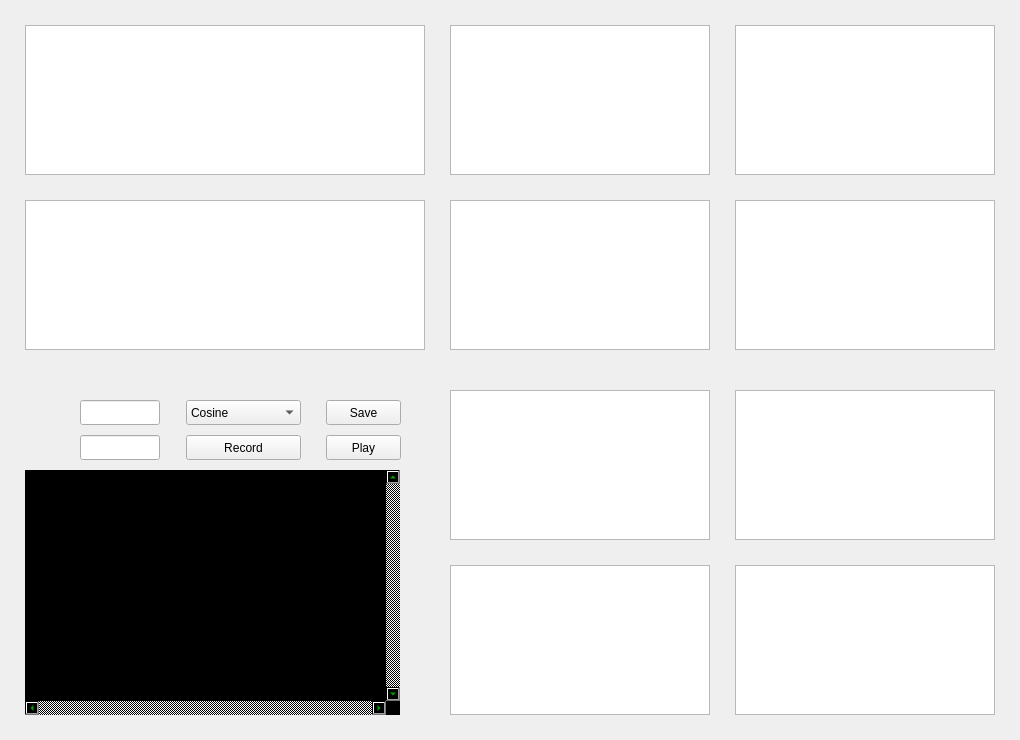
<?xml version="1.0" encoding="UTF-8"?>
<ui version="4.0">
 <class>MainWindow</class>
 <widget class="QMainWindow" name="MainWindow">
  <property name="geometry">
   <rect>
    <x>0</x>
    <y>0</y>
    <width>1020</width>
    <height>740</height>
   </rect>
  </property>
  <property name="sizePolicy">
   <sizepolicy hsizetype="Fixed" vsizetype="Fixed">
    <horstretch>0</horstretch>
    <verstretch>0</verstretch>
   </sizepolicy>
  </property>
  <property name="minimumSize">
   <size>
    <width>1020</width>
    <height>740</height>
   </size>
  </property>
  <property name="maximumSize">
   <size>
    <width>1020</width>
    <height>740</height>
   </size>
  </property>
  <property name="windowTitle">
   <string>MainWindow</string>
  </property>
  <widget class="QWidget" name="centralwidget">
   <property name="minimumSize">
    <size>
     <width>1020</width>
     <height>740</height>
    </size>
   </property>
   <property name="maximumSize">
    <size>
     <width>1020</width>
     <height>740</height>
    </size>
   </property>
   <widget class="QLabel" name="bg_window">
    <property name="enabled">
     <bool>true</bool>
    </property>
    <property name="geometry">
     <rect>
      <x>0</x>
      <y>0</y>
      <width>1020</width>
      <height>740</height>
     </rect>
    </property>
    <property name="sizePolicy">
     <sizepolicy hsizetype="Fixed" vsizetype="Fixed">
      <horstretch>0</horstretch>
      <verstretch>0</verstretch>
     </sizepolicy>
    </property>
    <property name="minimumSize">
     <size>
      <width>1020</width>
      <height>740</height>
     </size>
    </property>
    <property name="maximumSize">
     <size>
      <width>1020</width>
      <height>740</height>
     </size>
    </property>
    <property name="font">
     <font>
      <family>Open Sans</family>
     </font>
    </property>
    <property name="text">
     <string/>
    </property>
    <property name="pixmap">
     <pixmap>img/mainwindow_receiver_bg.PNG</pixmap>
    </property>
   </widget>
   <widget class="QComboBox" name="carrier_type">
    <property name="geometry">
     <rect>
      <x>186</x>
      <y>400</y>
      <width>115</width>
      <height>25</height>
     </rect>
    </property>
    <property name="sizePolicy">
     <sizepolicy hsizetype="Fixed" vsizetype="Fixed">
      <horstretch>0</horstretch>
      <verstretch>0</verstretch>
     </sizepolicy>
    </property>
    <property name="toolTip">
     <string>Choose the type of wave of the carrier</string>
    </property>
    <item>
     <property name="text">
      <string>Cosine</string>
     </property>
    </item>
    <item>
     <property name="text">
      <string>Sine</string>
     </property>
    </item>
   </widget>
   <widget class="QPushButton" name="button_save">
    <property name="enabled">
     <bool>true</bool>
    </property>
    <property name="geometry">
     <rect>
      <x>326</x>
      <y>400</y>
      <width>75</width>
      <height>25</height>
     </rect>
    </property>
    <property name="toolTip">
     <string>Save files</string>
    </property>
    <property name="text">
     <string>Save</string>
    </property>
   </widget>
   <widget class="QPushButton" name="button_play">
    <property name="enabled">
     <bool>true</bool>
    </property>
    <property name="geometry">
     <rect>
      <x>326</x>
      <y>435</y>
      <width>75</width>
      <height>25</height>
     </rect>
    </property>
    <property name="toolTip">
     <string>Reproduce resulting modulated signal</string>
    </property>
    <property name="text">
     <string>Play</string>
    </property>
   </widget>
   <widget class="QLineEdit" name="input_freq1">
    <property name="geometry">
     <rect>
      <x>80</x>
      <y>400</y>
      <width>80</width>
      <height>25</height>
     </rect>
    </property>
   </widget>
   <widget class="QLineEdit" name="input_freq2">
    <property name="geometry">
     <rect>
      <x>80</x>
      <y>435</y>
      <width>80</width>
      <height>25</height>
     </rect>
    </property>
   </widget>
   <widget class="PlotWidget" name="widget_modulated_received_time">
    <property name="geometry">
     <rect>
      <x>25</x>
      <y>25</y>
      <width>400</width>
      <height>150</height>
     </rect>
    </property>
    <property name="sizePolicy">
     <sizepolicy hsizetype="Fixed" vsizetype="Fixed">
      <horstretch>0</horstretch>
      <verstretch>0</verstretch>
     </sizepolicy>
    </property>
   </widget>
   <widget class="PlotWidget" name="widget_modulated_received_freq">
    <property name="geometry">
     <rect>
      <x>25</x>
      <y>200</y>
      <width>400</width>
      <height>150</height>
     </rect>
    </property>
    <property name="sizePolicy">
     <sizepolicy hsizetype="Fixed" vsizetype="Fixed">
      <horstretch>0</horstretch>
      <verstretch>0</verstretch>
     </sizepolicy>
    </property>
   </widget>
   <widget class="PlotWidget" name="widget_modulated_1_time">
    <property name="geometry">
     <rect>
      <x>450</x>
      <y>25</y>
      <width>260</width>
      <height>150</height>
     </rect>
    </property>
    <property name="sizePolicy">
     <sizepolicy hsizetype="Fixed" vsizetype="Fixed">
      <horstretch>0</horstretch>
      <verstretch>0</verstretch>
     </sizepolicy>
    </property>
   </widget>
   <widget class="PlotWidget" name="widget_modulated_1_freq">
    <property name="geometry">
     <rect>
      <x>450</x>
      <y>200</y>
      <width>260</width>
      <height>150</height>
     </rect>
    </property>
    <property name="sizePolicy">
     <sizepolicy hsizetype="Fixed" vsizetype="Fixed">
      <horstretch>0</horstretch>
      <verstretch>0</verstretch>
     </sizepolicy>
    </property>
   </widget>
   <widget class="PlotWidget" name="widget_modulated_2_time">
    <property name="geometry">
     <rect>
      <x>735</x>
      <y>25</y>
      <width>260</width>
      <height>150</height>
     </rect>
    </property>
    <property name="sizePolicy">
     <sizepolicy hsizetype="Fixed" vsizetype="Fixed">
      <horstretch>0</horstretch>
      <verstretch>0</verstretch>
     </sizepolicy>
    </property>
   </widget>
   <widget class="PlotWidget" name="widget_modulated_2_freq">
    <property name="geometry">
     <rect>
      <x>735</x>
      <y>200</y>
      <width>260</width>
      <height>150</height>
     </rect>
    </property>
    <property name="sizePolicy">
     <sizepolicy hsizetype="Fixed" vsizetype="Fixed">
      <horstretch>0</horstretch>
      <verstretch>0</verstretch>
     </sizepolicy>
    </property>
   </widget>
   <widget class="PlotWidget" name="widget_audio_1_time">
    <property name="geometry">
     <rect>
      <x>450</x>
      <y>390</y>
      <width>260</width>
      <height>150</height>
     </rect>
    </property>
    <property name="sizePolicy">
     <sizepolicy hsizetype="Fixed" vsizetype="Fixed">
      <horstretch>0</horstretch>
      <verstretch>0</verstretch>
     </sizepolicy>
    </property>
   </widget>
   <widget class="PlotWidget" name="widget_audio_2_freq">
    <property name="geometry">
     <rect>
      <x>735</x>
      <y>565</y>
      <width>260</width>
      <height>150</height>
     </rect>
    </property>
    <property name="sizePolicy">
     <sizepolicy hsizetype="Fixed" vsizetype="Fixed">
      <horstretch>0</horstretch>
      <verstretch>0</verstretch>
     </sizepolicy>
    </property>
   </widget>
   <widget class="PlotWidget" name="widget_audio_2_time">
    <property name="geometry">
     <rect>
      <x>735</x>
      <y>390</y>
      <width>260</width>
      <height>150</height>
     </rect>
    </property>
    <property name="sizePolicy">
     <sizepolicy hsizetype="Fixed" vsizetype="Fixed">
      <horstretch>0</horstretch>
      <verstretch>0</verstretch>
     </sizepolicy>
    </property>
   </widget>
   <widget class="PlotWidget" name="widget_audio_1_freq">
    <property name="geometry">
     <rect>
      <x>450</x>
      <y>565</y>
      <width>260</width>
      <height>150</height>
     </rect>
    </property>
    <property name="sizePolicy">
     <sizepolicy hsizetype="Fixed" vsizetype="Fixed">
      <horstretch>0</horstretch>
      <verstretch>0</verstretch>
     </sizepolicy>
    </property>
   </widget>
   <widget class="QListWidget" name="console_display">
    <property name="geometry">
     <rect>
      <x>25</x>
      <y>470</y>
      <width>375</width>
      <height>245</height>
     </rect>
    </property>
    <property name="sizePolicy">
     <sizepolicy hsizetype="Expanding" vsizetype="Expanding">
      <horstretch>0</horstretch>
      <verstretch>0</verstretch>
     </sizepolicy>
    </property>
    <property name="styleSheet">
     <string notr="true">background-color: rgb(0, 0, 0);
selection-background-color: rgb(0, 0, 0);
selection-color: rgb(0, 0, 0);
font: 8pt &quot;Consolas&quot;;
color: rgb(0, 255, 0);</string>
    </property>
    <property name="frameShape">
     <enum>QFrame::NoFrame</enum>
    </property>
    <property name="frameShadow">
     <enum>QFrame::Plain</enum>
    </property>
    <property name="lineWidth">
     <number>0</number>
    </property>
    <property name="verticalScrollBarPolicy">
     <enum>Qt::ScrollBarAlwaysOn</enum>
    </property>
    <property name="horizontalScrollBarPolicy">
     <enum>Qt::ScrollBarAlwaysOn</enum>
    </property>
    <property name="autoScrollMargin">
     <number>50</number>
    </property>
    <property name="editTriggers">
     <set>QAbstractItemView::NoEditTriggers</set>
    </property>
    <property name="showDropIndicator" stdset="0">
     <bool>false</bool>
    </property>
    <property name="alternatingRowColors">
     <bool>false</bool>
    </property>
    <property name="selectionMode">
     <enum>QAbstractItemView::NoSelection</enum>
    </property>
    <property name="selectionBehavior">
     <enum>QAbstractItemView::SelectItems</enum>
    </property>
    <property name="textElideMode">
     <enum>Qt::ElideNone</enum>
    </property>
    <property name="verticalScrollMode">
     <enum>QAbstractItemView::ScrollPerItem</enum>
    </property>
    <property name="flow">
     <enum>QListView::TopToBottom</enum>
    </property>
    <property name="isWrapping" stdset="0">
     <bool>false</bool>
    </property>
    <property name="resizeMode">
     <enum>QListView::Adjust</enum>
    </property>
    <property name="layoutMode">
     <enum>QListView::Batched</enum>
    </property>
    <property name="viewMode">
     <enum>QListView::ListMode</enum>
    </property>
    <property name="modelColumn">
     <number>0</number>
    </property>
    <property name="uniformItemSizes">
     <bool>true</bool>
    </property>
   </widget>
   <widget class="QPushButton" name="button_record">
    <property name="enabled">
     <bool>true</bool>
    </property>
    <property name="geometry">
     <rect>
      <x>186</x>
      <y>435</y>
      <width>115</width>
      <height>25</height>
     </rect>
    </property>
    <property name="toolTip">
     <string>Reproduce resulting modulated signal</string>
    </property>
    <property name="text">
     <string>Record</string>
    </property>
   </widget>
  </widget>
 </widget>
 <customwidgets>
  <customwidget>
   <class>PlotWidget</class>
   <extends>QGraphicsView</extends>
   <header>pyqtgraph</header>
  </customwidget>
 </customwidgets>
 <resources/>
 <connections/>
</ui>
